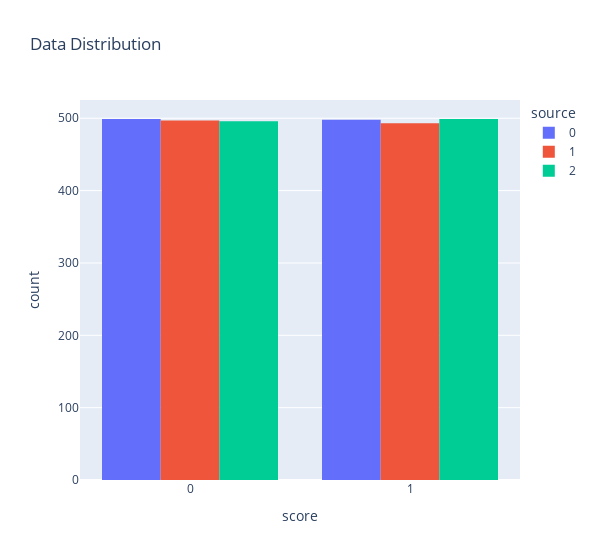

Source (notebook cell):
### Code cell
# Plot the distribution of the data
import plotly.express as px
fig = px.histogram(Data, x="score", y="score", color='source',
                   barmode='group', histfunc='count', width=600, title='Data Distribution')
fig.show()

### Figure 1 — Plotly figure (JSON) as saved in the notebook; plotly's stock layout.template omitted (floating-point values rounded to 4 significant figures; data arrays with more than 128 entries replaced by an {"elided": "..."} marker saying what was removed)
{"data": [{"alignmentgroup": "True", "bingroup": "x", "histfunc": "count", "hovertemplate": "source=0<br>score=%{x}<br>count=%{y}<extra></extra>", "legendgroup": "0", "marker": {"color": "#636efa", "pattern": {"shape": ""}}, "name": "0", "offsetgroup": "0", "orientation": "v", "showlegend": true, "type": "histogram", "x": {"elided": "997 int values"}, "xaxis": "x", "y": {"elided": "997 int values"}, "yaxis": "y"}, {"alignmentgroup": "True", "bingroup": "x", "histfunc": "count", "hovertemplate": "source=1<br>score=%{x}<br>count=%{y}<extra></extra>", "legendgroup": "1", "marker": {"color": "#EF553B", "pattern": {"shape": ""}}, "name": "1", "offsetgroup": "1", "orientation": "v", "showlegend": true, "type": "histogram", "x": {"elided": "990 int values"}, "xaxis": "x", "y": {"elided": "990 int values"}, "yaxis": "y"}, {"alignmentgroup": "True", "bingroup": "x", "histfunc": "count", "hovertemplate": "source=2<br>score=%{x}<br>count=%{y}<extra></extra>", "legendgroup": "2", "marker": {"color": "#00cc96", "pattern": {"shape": ""}}, "name": "2", "offsetgroup": "2", "orientation": "v", "showlegend": true, "type": "histogram", "x": {"elided": "995 int values"}, "xaxis": "x", "y": {"elided": "995 int values"}, "yaxis": "y"}], "layout": {"barmode": "group", "legend": {"title": {"text": "source"}, "tracegroupgap": 0}, "title": {"text": "Data Distribution"}, "width": 600, "xaxis": {"anchor": "y", "domain": [0, 1], "title": {"text": "score"}}, "yaxis": {"anchor": "x", "domain": [0, 1], "title": {"text": "count"}}}}
